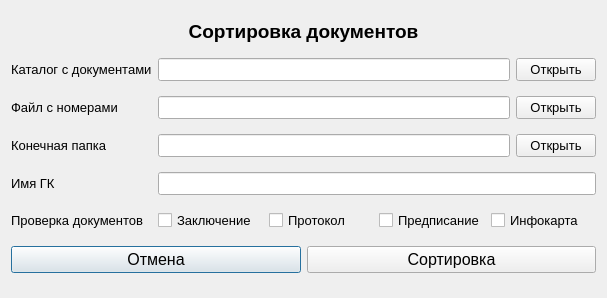
<?xml version="1.0" encoding="UTF-8"?>
<ui version="4.0">
 <class>Dialog</class>
 <widget class="QDialog" name="Dialog">
  <property name="geometry">
   <rect>
    <x>0</x>
    <y>0</y>
    <width>607</width>
    <height>298</height>
   </rect>
  </property>
  <property name="windowTitle">
   <string>Сортировка</string>
  </property>
  <layout class="QGridLayout" name="gridLayout">
   <item row="0" column="2" colspan="3">
    <widget class="QLabel" name="label_main">
     <property name="sizePolicy">
      <sizepolicy hsizetype="Preferred" vsizetype="Fixed">
       <horstretch>0</horstretch>
       <verstretch>0</verstretch>
      </sizepolicy>
     </property>
     <property name="font">
      <font>
       <pointsize>14</pointsize>
       <weight>75</weight>
       <bold>true</bold>
      </font>
     </property>
     <property name="text">
      <string>Сортировка документов</string>
     </property>
     <property name="alignment">
      <set>Qt::AlignCenter</set>
     </property>
    </widget>
   </item>
   <item row="9" column="2" colspan="3">
    <layout class="QHBoxLayout" name="horizontalLayout">
     <item>
      <widget class="QPushButton" name="pushButton_cancel">
       <property name="enabled">
        <bool>true</bool>
       </property>
       <property name="font">
        <font>
         <pointsize>12</pointsize>
        </font>
       </property>
       <property name="text">
        <string>Отмена</string>
       </property>
      </widget>
     </item>
     <item>
      <widget class="QPushButton" name="pushButton_sorting">
       <property name="font">
        <font>
         <pointsize>12</pointsize>
        </font>
       </property>
       <property name="text">
        <string>Сортировка</string>
       </property>
      </widget>
     </item>
    </layout>
   </item>
   <item row="6" column="2">
    <widget class="QLabel" name="label_gk">
     <property name="font">
      <font>
       <pointsize>10</pointsize>
      </font>
     </property>
     <property name="text">
      <string>Имя ГК</string>
     </property>
    </widget>
   </item>
   <item row="2" column="3">
    <widget class="QLineEdit" name="lineEdit_path_file_sp">
     <property name="font">
      <font>
       <pointsize>10</pointsize>
       <weight>50</weight>
       <bold>false</bold>
      </font>
     </property>
    </widget>
   </item>
   <item row="6" column="3" colspan="2">
    <widget class="QLineEdit" name="lineEdit_name_gk">
     <property name="enabled">
      <bool>true</bool>
     </property>
     <property name="font">
      <font>
       <pointsize>10</pointsize>
       <weight>50</weight>
       <bold>false</bold>
      </font>
     </property>
    </widget>
   </item>
   <item row="1" column="4">
    <widget class="QPushButton" name="pushButton_folder_document">
     <property name="font">
      <font>
       <pointsize>10</pointsize>
       <weight>50</weight>
       <bold>false</bold>
      </font>
     </property>
     <property name="text">
      <string>Открыть</string>
     </property>
    </widget>
   </item>
   <item row="1" column="3">
    <widget class="QLineEdit" name="lineEdit_path_folder_document">
     <property name="font">
      <font>
       <pointsize>10</pointsize>
       <weight>50</weight>
       <bold>false</bold>
      </font>
     </property>
    </widget>
   </item>
   <item row="8" column="2">
    <widget class="QLabel" name="label_document_sp">
     <property name="font">
      <font>
       <pointsize>10</pointsize>
       <weight>50</weight>
       <bold>false</bold>
      </font>
     </property>
     <property name="text">
      <string>Проверка документов</string>
     </property>
    </widget>
   </item>
   <item row="1" column="2">
    <widget class="QLabel" name="label_folder_document">
     <property name="font">
      <font>
       <pointsize>10</pointsize>
       <weight>50</weight>
       <bold>false</bold>
      </font>
     </property>
     <property name="text">
      <string>Каталог с документами</string>
     </property>
    </widget>
   </item>
   <item row="2" column="2">
    <widget class="QLabel" name="label_file_sp">
     <property name="font">
      <font>
       <pointsize>10</pointsize>
       <weight>50</weight>
       <bold>false</bold>
      </font>
     </property>
     <property name="text">
      <string>Файл с номерами</string>
     </property>
    </widget>
   </item>
   <item row="2" column="4">
    <widget class="QPushButton" name="pushButton_file_sp">
     <property name="font">
      <font>
       <pointsize>10</pointsize>
       <weight>50</weight>
       <bold>false</bold>
      </font>
     </property>
     <property name="text">
      <string>Открыть</string>
     </property>
    </widget>
   </item>
   <item row="8" column="3" colspan="2">
    <layout class="QHBoxLayout" name="horizontalLayout_3">
     <item>
      <widget class="QCheckBox" name="checkBox_conclusion_sp">
       <property name="font">
        <font>
         <pointsize>10</pointsize>
         <weight>50</weight>
         <bold>false</bold>
        </font>
       </property>
       <property name="text">
        <string>Заключение</string>
       </property>
      </widget>
     </item>
     <item>
      <widget class="QCheckBox" name="checkBox_protocol_sp">
       <property name="font">
        <font>
         <pointsize>10</pointsize>
         <weight>50</weight>
         <bold>false</bold>
        </font>
       </property>
       <property name="text">
        <string>Протокол</string>
       </property>
      </widget>
     </item>
     <item>
      <widget class="QCheckBox" name="checkBox_preciption_sp">
       <property name="font">
        <font>
         <pointsize>10</pointsize>
         <weight>50</weight>
         <bold>false</bold>
        </font>
       </property>
       <property name="text">
        <string>Предписание</string>
       </property>
      </widget>
     </item>
     <item>
      <widget class="QCheckBox" name="checkBox_infocard_sp">
       <property name="font">
        <font>
         <pointsize>10</pointsize>
         <weight>50</weight>
         <bold>false</bold>
        </font>
       </property>
       <property name="text">
        <string>Инфокарта</string>
       </property>
      </widget>
     </item>
    </layout>
   </item>
   <item row="3" column="4">
    <widget class="QPushButton" name="pushButton_finish_folder">
     <property name="font">
      <font>
       <pointsize>10</pointsize>
      </font>
     </property>
     <property name="text">
      <string>Открыть</string>
     </property>
    </widget>
   </item>
   <item row="3" column="3">
    <widget class="QLineEdit" name="lineEdit_path_folder_finish">
     <property name="font">
      <font>
       <pointsize>10</pointsize>
      </font>
     </property>
    </widget>
   </item>
   <item row="3" column="2">
    <widget class="QLabel" name="label_finish_folder">
     <property name="font">
      <font>
       <pointsize>10</pointsize>
      </font>
     </property>
     <property name="text">
      <string>Конечная папка</string>
     </property>
    </widget>
   </item>
  </layout>
 </widget>
 <resources/>
 <connections/>
</ui>
